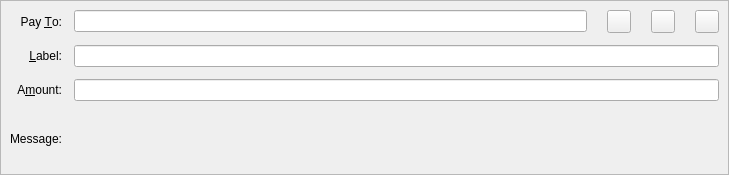
<?xml version="1.0" encoding="UTF-8"?>
<ui version="4.0">
 <class>SendCoinsEntry</class>
 <widget class="QStackedWidget" name="SendCoinsEntry">
  <property name="geometry">
   <rect>
    <x>0</x>
    <y>0</y>
    <width>729</width>
    <height>175</height>
   </rect>
  </property>
  <property name="focusPolicy">
   <enum>Qt::TabFocus</enum>
  </property>
  <property name="autoFillBackground">
   <bool>false</bool>
  </property>
  <property name="currentIndex">
   <number>0</number>
  </property>
  <widget class="QFrame" name="SendCoins">
   <property name="toolTip">
    <string>This is a normal payment.</string>
   </property>
   <property name="frameShape">
    <enum>QFrame::StyledPanel</enum>
   </property>
   <property name="frameShadow">
    <enum>QFrame::Sunken</enum>
   </property>
   <layout class="QGridLayout" name="gridLayout">
    <property name="spacing">
     <number>12</number>
    </property>
    <item row="2" column="1">
     <widget class="BitcoinAmountField" name="payAmount"/>
    </item>
    <item row="3" column="1">
     <widget class="QLabel" name="messageTextLabel">
      <property name="toolTip">
       <string>A message that was attached to the Tusc: URI which will be stored with the transaction for your reference. Note: This message will not be sent over the Tusc network.</string>
      </property>
      <property name="textFormat">
       <enum>Qt::PlainText</enum>
      </property>
     </widget>
    </item>
    <item row="0" column="0">
     <widget class="QLabel" name="payToLabel">
      <property name="text">
       <string>Pay &amp;To:</string>
      </property>
      <property name="alignment">
       <set>Qt::AlignRight|Qt::AlignTrailing|Qt::AlignVCenter</set>
      </property>
      <property name="buddy">
       <cstring>payTo</cstring>
      </property>
     </widget>
    </item>
    <item row="2" column="0">
     <widget class="QLabel" name="amountLabel">
      <property name="text">
       <string>A&amp;mount:</string>
      </property>
      <property name="alignment">
       <set>Qt::AlignRight|Qt::AlignTrailing|Qt::AlignVCenter</set>
      </property>
      <property name="buddy">
       <cstring>payAmount</cstring>
      </property>
     </widget>
    </item>
    <item row="1" column="0">
     <widget class="QLabel" name="labelLabel">
      <property name="text">
       <string>&amp;Label:</string>
      </property>
      <property name="alignment">
       <set>Qt::AlignRight|Qt::AlignTrailing|Qt::AlignVCenter</set>
      </property>
      <property name="buddy">
       <cstring>addAsLabel</cstring>
      </property>
     </widget>
    </item>
    <item row="1" column="1">
     <widget class="QLineEdit" name="addAsLabel">
      <property name="toolTip">
       <string>Enter a label for this address to add it to the list of used addresses</string>
      </property>
     </widget>
    </item>
    <item row="3" column="0">
     <widget class="QLabel" name="messageLabel">
      <property name="text">
       <string>Message:</string>
      </property>
      <property name="alignment">
       <set>Qt::AlignRight|Qt::AlignTrailing|Qt::AlignVCenter</set>
      </property>
     </widget>
    </item>
    <item row="0" column="1">
     <layout class="QHBoxLayout" name="payToLayout">
      <property name="spacing">
       <number>0</number>
      </property>
      <item>
       <widget class="QValidatedLineEdit" name="payTo">
        <property name="sizePolicy">
         <sizepolicy hsizetype="Preferred" vsizetype="Maximum">
          <horstretch>0</horstretch>
          <verstretch>0</verstretch>
         </sizepolicy>
        </property>
        <property name="toolTip">
         <string>The Tusc address to send the payment to</string>
        </property>
       </widget>
      </item>
      <item>
       <spacer name="horizontalSpacer">
        <property name="orientation">
         <enum>Qt::Horizontal</enum>
        </property>
        <property name="sizeType">
         <enum>QSizePolicy::Maximum</enum>
        </property>
        <property name="sizeHint" stdset="0">
         <size>
          <width>20</width>
          <height>20</height>
         </size>
        </property>
       </spacer>
      </item>
      <item>
       <widget class="QToolButton" name="addressBookButton">
        <property name="sizePolicy">
         <sizepolicy hsizetype="Maximum" vsizetype="Maximum">
          <horstretch>0</horstretch>
          <verstretch>0</verstretch>
         </sizepolicy>
        </property>
        <property name="toolTip">
         <string>Choose previously used address</string>
        </property>
        <property name="text">
         <string/>
        </property>
        <property name="icon">
         <iconset resource="../tusc.qrc">
          <normaloff>:/icons/address-book</normaloff>:/icons/address-book</iconset>
        </property>
        <property name="shortcut">
         <string>Alt+A</string>
        </property>
       </widget>
      </item>
      <item>
       <spacer name="horizontalSpacer_2">
        <property name="orientation">
         <enum>Qt::Horizontal</enum>
        </property>
        <property name="sizeType">
         <enum>QSizePolicy::Maximum</enum>
        </property>
        <property name="sizeHint" stdset="0">
         <size>
          <width>20</width>
          <height>20</height>
         </size>
        </property>
       </spacer>
      </item>
      <item>
       <widget class="QToolButton" name="pasteButton">
        <property name="sizePolicy">
         <sizepolicy hsizetype="Maximum" vsizetype="Maximum">
          <horstretch>0</horstretch>
          <verstretch>0</verstretch>
         </sizepolicy>
        </property>
        <property name="toolTip">
         <string>Paste address from clipboard</string>
        </property>
        <property name="text">
         <string/>
        </property>
        <property name="icon">
         <iconset resource="../tusc.qrc">
          <normaloff>:/icons/editpaste</normaloff>:/icons/editpaste</iconset>
        </property>
        <property name="shortcut">
         <string>Alt+P</string>
        </property>
       </widget>
      </item>
      <item>
       <spacer name="horizontalSpacer_3">
        <property name="orientation">
         <enum>Qt::Horizontal</enum>
        </property>
        <property name="sizeType">
         <enum>QSizePolicy::Maximum</enum>
        </property>
        <property name="sizeHint" stdset="0">
         <size>
          <width>20</width>
          <height>20</height>
         </size>
        </property>
       </spacer>
      </item>
      <item>
       <widget class="QToolButton" name="deleteButton">
        <property name="sizePolicy">
         <sizepolicy hsizetype="Maximum" vsizetype="Maximum">
          <horstretch>0</horstretch>
          <verstretch>0</verstretch>
         </sizepolicy>
        </property>
        <property name="toolTip">
         <string>Remove this entry</string>
        </property>
        <property name="text">
         <string/>
        </property>
        <property name="icon">
         <iconset resource="../tusc.qrc">
          <normaloff>:/icons/remove</normaloff>:/icons/remove</iconset>
        </property>
       </widget>
      </item>
     </layout>
    </item>
   </layout>
  </widget>
  <widget class="QFrame" name="SendCoins_InsecurePaymentRequest">
   <property name="palette">
    <palette>
     <active>
      <colorrole role="WindowText">
       <brush brushstyle="SolidPattern">
        <color alpha="255">
         <red>0</red>
         <green>0</green>
         <blue>0</blue>
        </color>
       </brush>
      </colorrole>
      <colorrole role="Button">
       <brush brushstyle="SolidPattern">
        <color alpha="255">
         <red>255</red>
         <green>255</green>
         <blue>127</blue>
        </color>
       </brush>
      </colorrole>
      <colorrole role="Light">
       <brush brushstyle="SolidPattern">
        <color alpha="255">
         <red>255</red>
         <green>255</green>
         <blue>255</blue>
        </color>
       </brush>
      </colorrole>
      <colorrole role="Midlight">
       <brush brushstyle="SolidPattern">
        <color alpha="255">
         <red>255</red>
         <green>255</green>
         <blue>191</blue>
        </color>
       </brush>
      </colorrole>
      <colorrole role="Dark">
       <brush brushstyle="SolidPattern">
        <color alpha="255">
         <red>127</red>
         <green>127</green>
         <blue>63</blue>
        </color>
       </brush>
      </colorrole>
      <colorrole role="Mid">
       <brush brushstyle="SolidPattern">
        <color alpha="255">
         <red>170</red>
         <green>170</green>
         <blue>84</blue>
        </color>
       </brush>
      </colorrole>
      <colorrole role="Text">
       <brush brushstyle="SolidPattern">
        <color alpha="255">
         <red>0</red>
         <green>0</green>
         <blue>0</blue>
        </color>
       </brush>
      </colorrole>
      <colorrole role="BrightText">
       <brush brushstyle="SolidPattern">
        <color alpha="255">
         <red>255</red>
         <green>255</green>
         <blue>255</blue>
        </color>
       </brush>
      </colorrole>
      <colorrole role="ButtonText">
       <brush brushstyle="SolidPattern">
        <color alpha="255">
         <red>0</red>
         <green>0</green>
         <blue>0</blue>
        </color>
       </brush>
      </colorrole>
      <colorrole role="Base">
       <brush brushstyle="SolidPattern">
        <color alpha="255">
         <red>255</red>
         <green>255</green>
         <blue>255</blue>
        </color>
       </brush>
      </colorrole>
      <colorrole role="Window">
       <brush brushstyle="SolidPattern">
        <color alpha="255">
         <red>255</red>
         <green>255</green>
         <blue>127</blue>
        </color>
       </brush>
      </colorrole>
      <colorrole role="Shadow">
       <brush brushstyle="SolidPattern">
        <color alpha="255">
         <red>0</red>
         <green>0</green>
         <blue>0</blue>
        </color>
       </brush>
      </colorrole>
      <colorrole role="AlternateBase">
       <brush brushstyle="SolidPattern">
        <color alpha="255">
         <red>255</red>
         <green>255</green>
         <blue>191</blue>
        </color>
       </brush>
      </colorrole>
      <colorrole role="ToolTipBase">
       <brush brushstyle="SolidPattern">
        <color alpha="255">
         <red>255</red>
         <green>255</green>
         <blue>220</blue>
        </color>
       </brush>
      </colorrole>
      <colorrole role="ToolTipText">
       <brush brushstyle="SolidPattern">
        <color alpha="255">
         <red>0</red>
         <green>0</green>
         <blue>0</blue>
        </color>
       </brush>
      </colorrole>
     </active>
     <inactive>
      <colorrole role="WindowText">
       <brush brushstyle="SolidPattern">
        <color alpha="255">
         <red>0</red>
         <green>0</green>
         <blue>0</blue>
        </color>
       </brush>
      </colorrole>
      <colorrole role="Button">
       <brush brushstyle="SolidPattern">
        <color alpha="255">
         <red>255</red>
         <green>255</green>
         <blue>127</blue>
        </color>
       </brush>
      </colorrole>
      <colorrole role="Light">
       <brush brushstyle="SolidPattern">
        <color alpha="255">
         <red>255</red>
         <green>255</green>
         <blue>255</blue>
        </color>
       </brush>
      </colorrole>
      <colorrole role="Midlight">
       <brush brushstyle="SolidPattern">
        <color alpha="255">
         <red>255</red>
         <green>255</green>
         <blue>191</blue>
        </color>
       </brush>
      </colorrole>
      <colorrole role="Dark">
       <brush brushstyle="SolidPattern">
        <color alpha="255">
         <red>127</red>
         <green>127</green>
         <blue>63</blue>
        </color>
       </brush>
      </colorrole>
      <colorrole role="Mid">
       <brush brushstyle="SolidPattern">
        <color alpha="255">
         <red>170</red>
         <green>170</green>
         <blue>84</blue>
        </color>
       </brush>
      </colorrole>
      <colorrole role="Text">
       <brush brushstyle="SolidPattern">
        <color alpha="255">
         <red>0</red>
         <green>0</green>
         <blue>0</blue>
        </color>
       </brush>
      </colorrole>
      <colorrole role="BrightText">
       <brush brushstyle="SolidPattern">
        <color alpha="255">
         <red>255</red>
         <green>255</green>
         <blue>255</blue>
        </color>
       </brush>
      </colorrole>
      <colorrole role="ButtonText">
       <brush brushstyle="SolidPattern">
        <color alpha="255">
         <red>0</red>
         <green>0</green>
         <blue>0</blue>
        </color>
       </brush>
      </colorrole>
      <colorrole role="Base">
       <brush brushstyle="SolidPattern">
        <color alpha="255">
         <red>255</red>
         <green>255</green>
         <blue>255</blue>
        </color>
       </brush>
      </colorrole>
      <colorrole role="Window">
       <brush brushstyle="SolidPattern">
        <color alpha="255">
         <red>255</red>
         <green>255</green>
         <blue>127</blue>
        </color>
       </brush>
      </colorrole>
      <colorrole role="Shadow">
       <brush brushstyle="SolidPattern">
        <color alpha="255">
         <red>0</red>
         <green>0</green>
         <blue>0</blue>
        </color>
       </brush>
      </colorrole>
      <colorrole role="AlternateBase">
       <brush brushstyle="SolidPattern">
        <color alpha="255">
         <red>255</red>
         <green>255</green>
         <blue>191</blue>
        </color>
       </brush>
      </colorrole>
      <colorrole role="ToolTipBase">
       <brush brushstyle="SolidPattern">
        <color alpha="255">
         <red>255</red>
         <green>255</green>
         <blue>220</blue>
        </color>
       </brush>
      </colorrole>
      <colorrole role="ToolTipText">
       <brush brushstyle="SolidPattern">
        <color alpha="255">
         <red>0</red>
         <green>0</green>
         <blue>0</blue>
        </color>
       </brush>
      </colorrole>
     </inactive>
     <disabled>
      <colorrole role="WindowText">
       <brush brushstyle="SolidPattern">
        <color alpha="255">
         <red>127</red>
         <green>127</green>
         <blue>63</blue>
        </color>
       </brush>
      </colorrole>
      <colorrole role="Button">
       <brush brushstyle="SolidPattern">
        <color alpha="255">
         <red>255</red>
         <green>255</green>
         <blue>127</blue>
        </color>
       </brush>
      </colorrole>
      <colorrole role="Light">
       <brush brushstyle="SolidPattern">
        <color alpha="255">
         <red>255</red>
         <green>255</green>
         <blue>255</blue>
        </color>
       </brush>
      </colorrole>
      <colorrole role="Midlight">
       <brush brushstyle="SolidPattern">
        <color alpha="255">
         <red>255</red>
         <green>255</green>
         <blue>191</blue>
        </color>
       </brush>
      </colorrole>
      <colorrole role="Dark">
       <brush brushstyle="SolidPattern">
        <color alpha="255">
         <red>127</red>
         <green>127</green>
         <blue>63</blue>
        </color>
       </brush>
      </colorrole>
      <colorrole role="Mid">
       <brush brushstyle="SolidPattern">
        <color alpha="255">
         <red>170</red>
         <green>170</green>
         <blue>84</blue>
        </color>
       </brush>
      </colorrole>
      <colorrole role="Text">
       <brush brushstyle="SolidPattern">
        <color alpha="255">
         <red>127</red>
         <green>127</green>
         <blue>63</blue>
        </color>
       </brush>
      </colorrole>
      <colorrole role="BrightText">
       <brush brushstyle="SolidPattern">
        <color alpha="255">
         <red>255</red>
         <green>255</green>
         <blue>255</blue>
        </color>
       </brush>
      </colorrole>
      <colorrole role="ButtonText">
       <brush brushstyle="SolidPattern">
        <color alpha="255">
         <red>127</red>
         <green>127</green>
         <blue>63</blue>
        </color>
       </brush>
      </colorrole>
      <colorrole role="Base">
       <brush brushstyle="SolidPattern">
        <color alpha="255">
         <red>255</red>
         <green>255</green>
         <blue>127</blue>
        </color>
       </brush>
      </colorrole>
      <colorrole role="Window">
       <brush brushstyle="SolidPattern">
        <color alpha="255">
         <red>255</red>
         <green>255</green>
         <blue>127</blue>
        </color>
       </brush>
      </colorrole>
      <colorrole role="Shadow">
       <brush brushstyle="SolidPattern">
        <color alpha="255">
         <red>0</red>
         <green>0</green>
         <blue>0</blue>
        </color>
       </brush>
      </colorrole>
      <colorrole role="AlternateBase">
       <brush brushstyle="SolidPattern">
        <color alpha="255">
         <red>255</red>
         <green>255</green>
         <blue>127</blue>
        </color>
       </brush>
      </colorrole>
      <colorrole role="ToolTipBase">
       <brush brushstyle="SolidPattern">
        <color alpha="255">
         <red>255</red>
         <green>255</green>
         <blue>220</blue>
        </color>
       </brush>
      </colorrole>
      <colorrole role="ToolTipText">
       <brush brushstyle="SolidPattern">
        <color alpha="255">
         <red>0</red>
         <green>0</green>
         <blue>0</blue>
        </color>
       </brush>
      </colorrole>
     </disabled>
    </palette>
   </property>
   <property name="toolTip">
    <string>This is an unverified payment request.</string>
   </property>
   <property name="autoFillBackground">
    <bool>true</bool>
   </property>
   <property name="frameShape">
    <enum>QFrame::StyledPanel</enum>
   </property>
   <property name="frameShadow">
    <enum>QFrame::Sunken</enum>
   </property>
   <layout class="QGridLayout" name="gridLayout_is">
    <property name="spacing">
     <number>12</number>
    </property>
    <item row="0" column="0">
     <widget class="QLabel" name="payToLabel_is">
      <property name="text">
       <string>Pay To:</string>
      </property>
      <property name="alignment">
       <set>Qt::AlignRight|Qt::AlignTrailing|Qt::AlignVCenter</set>
      </property>
     </widget>
    </item>
    <item row="0" column="1">
     <layout class="QHBoxLayout" name="payToLayout_is">
      <property name="spacing">
       <number>0</number>
      </property>
      <item>
       <widget class="QLabel" name="payTo_is"/>
      </item>
      <item>
       <widget class="QToolButton" name="deleteButton_is">
        <property name="toolTip">
         <string>Remove this entry</string>
        </property>
        <property name="text">
         <string/>
        </property>
        <property name="icon">
         <iconset resource="../tusc.qrc">
          <normaloff>:/icons/remove</normaloff>:/icons/remove</iconset>
        </property>
       </widget>
      </item>
     </layout>
    </item>
    <item row="1" column="0">
     <widget class="QLabel" name="memoLabel_is">
      <property name="text">
       <string>Memo:</string>
      </property>
      <property name="alignment">
       <set>Qt::AlignRight|Qt::AlignTrailing|Qt::AlignVCenter</set>
      </property>
     </widget>
    </item>
    <item row="1" column="1">
     <widget class="QLabel" name="memoTextLabel_is">
      <property name="textFormat">
       <enum>Qt::PlainText</enum>
      </property>
     </widget>
    </item>
    <item row="2" column="0">
     <widget class="QLabel" name="amountLabel_is">
      <property name="text">
       <string>A&amp;mount:</string>
      </property>
      <property name="alignment">
       <set>Qt::AlignRight|Qt::AlignTrailing|Qt::AlignVCenter</set>
      </property>
      <property name="buddy">
       <cstring>payAmount_is</cstring>
      </property>
     </widget>
    </item>
    <item row="2" column="1">
     <widget class="BitcoinAmountField" name="payAmount_is">
      <property name="acceptDrops">
       <bool>false</bool>
      </property>
     </widget>
    </item>
   </layout>
  </widget>
  <widget class="QFrame" name="SendCoins_SecurePaymentRequest">
   <property name="palette">
    <palette>
     <active>
      <colorrole role="WindowText">
       <brush brushstyle="SolidPattern">
        <color alpha="255">
         <red>0</red>
         <green>0</green>
         <blue>0</blue>
        </color>
       </brush>
      </colorrole>
      <colorrole role="Button">
       <brush brushstyle="SolidPattern">
        <color alpha="255">
         <red>140</red>
         <green>232</green>
         <blue>119</blue>
        </color>
       </brush>
      </colorrole>
      <colorrole role="Light">
       <brush brushstyle="SolidPattern">
        <color alpha="255">
         <red>230</red>
         <green>255</green>
         <blue>224</blue>
        </color>
       </brush>
      </colorrole>
      <colorrole role="Midlight">
       <brush brushstyle="SolidPattern">
        <color alpha="255">
         <red>185</red>
         <green>243</green>
         <blue>171</blue>
        </color>
       </brush>
      </colorrole>
      <colorrole role="Dark">
       <brush brushstyle="SolidPattern">
        <color alpha="255">
         <red>70</red>
         <green>116</green>
         <blue>59</blue>
        </color>
       </brush>
      </colorrole>
      <colorrole role="Mid">
       <brush brushstyle="SolidPattern">
        <color alpha="255">
         <red>93</red>
         <green>155</green>
         <blue>79</blue>
        </color>
       </brush>
      </colorrole>
      <colorrole role="Text">
       <brush brushstyle="SolidPattern">
        <color alpha="255">
         <red>0</red>
         <green>0</green>
         <blue>0</blue>
        </color>
       </brush>
      </colorrole>
      <colorrole role="BrightText">
       <brush brushstyle="SolidPattern">
        <color alpha="255">
         <red>155</red>
         <green>255</green>
         <blue>147</blue>
        </color>
       </brush>
      </colorrole>
      <colorrole role="ButtonText">
       <brush brushstyle="SolidPattern">
        <color alpha="255">
         <red>0</red>
         <green>0</green>
         <blue>0</blue>
        </color>
       </brush>
      </colorrole>
      <colorrole role="Base">
       <brush brushstyle="SolidPattern">
        <color alpha="255">
         <red>119</red>
         <green>255</green>
         <blue>233</blue>
        </color>
       </brush>
      </colorrole>
      <colorrole role="Window">
       <brush brushstyle="SolidPattern">
        <color alpha="255">
         <red>140</red>
         <green>232</green>
         <blue>119</blue>
        </color>
       </brush>
      </colorrole>
      <colorrole role="Shadow">
       <brush brushstyle="SolidPattern">
        <color alpha="255">
         <red>0</red>
         <green>0</green>
         <blue>0</blue>
        </color>
       </brush>
      </colorrole>
      <colorrole role="AlternateBase">
       <brush brushstyle="SolidPattern">
        <color alpha="255">
         <red>197</red>
         <green>243</green>
         <blue>187</blue>
        </color>
       </brush>
      </colorrole>
      <colorrole role="NoRole">
       <brush brushstyle="SolidPattern">
        <color alpha="255">
         <red>125</red>
         <green>194</green>
         <blue>122</blue>
        </color>
       </brush>
      </colorrole>
      <colorrole role="ToolTipBase">
       <brush brushstyle="SolidPattern">
        <color alpha="255">
         <red>255</red>
         <green>255</green>
         <blue>220</blue>
        </color>
       </brush>
      </colorrole>
      <colorrole role="ToolTipText">
       <brush brushstyle="SolidPattern">
        <color alpha="255">
         <red>0</red>
         <green>0</green>
         <blue>0</blue>
        </color>
       </brush>
      </colorrole>
     </active>
     <inactive>
      <colorrole role="WindowText">
       <brush brushstyle="SolidPattern">
        <color alpha="255">
         <red>0</red>
         <green>0</green>
         <blue>0</blue>
        </color>
       </brush>
      </colorrole>
      <colorrole role="Button">
       <brush brushstyle="SolidPattern">
        <color alpha="255">
         <red>140</red>
         <green>232</green>
         <blue>119</blue>
        </color>
       </brush>
      </colorrole>
      <colorrole role="Light">
       <brush brushstyle="SolidPattern">
        <color alpha="255">
         <red>230</red>
         <green>255</green>
         <blue>224</blue>
        </color>
       </brush>
      </colorrole>
      <colorrole role="Midlight">
       <brush brushstyle="SolidPattern">
        <color alpha="255">
         <red>185</red>
         <green>243</green>
         <blue>171</blue>
        </color>
       </brush>
      </colorrole>
      <colorrole role="Dark">
       <brush brushstyle="SolidPattern">
        <color alpha="255">
         <red>70</red>
         <green>116</green>
         <blue>59</blue>
        </color>
       </brush>
      </colorrole>
      <colorrole role="Mid">
       <brush brushstyle="SolidPattern">
        <color alpha="255">
         <red>93</red>
         <green>155</green>
         <blue>79</blue>
        </color>
       </brush>
      </colorrole>
      <colorrole role="Text">
       <brush brushstyle="SolidPattern">
        <color alpha="255">
         <red>0</red>
         <green>0</green>
         <blue>0</blue>
        </color>
       </brush>
      </colorrole>
      <colorrole role="BrightText">
       <brush brushstyle="SolidPattern">
        <color alpha="255">
         <red>155</red>
         <green>255</green>
         <blue>147</blue>
        </color>
       </brush>
      </colorrole>
      <colorrole role="ButtonText">
       <brush brushstyle="SolidPattern">
        <color alpha="255">
         <red>0</red>
         <green>0</green>
         <blue>0</blue>
        </color>
       </brush>
      </colorrole>
      <colorrole role="Base">
       <brush brushstyle="SolidPattern">
        <color alpha="255">
         <red>119</red>
         <green>255</green>
         <blue>233</blue>
        </color>
       </brush>
      </colorrole>
      <colorrole role="Window">
       <brush brushstyle="SolidPattern">
        <color alpha="255">
         <red>140</red>
         <green>232</green>
         <blue>119</blue>
        </color>
       </brush>
      </colorrole>
      <colorrole role="Shadow">
       <brush brushstyle="SolidPattern">
        <color alpha="255">
         <red>0</red>
         <green>0</green>
         <blue>0</blue>
        </color>
       </brush>
      </colorrole>
      <colorrole role="AlternateBase">
       <brush brushstyle="SolidPattern">
        <color alpha="255">
         <red>197</red>
         <green>243</green>
         <blue>187</blue>
        </color>
       </brush>
      </colorrole>
      <colorrole role="NoRole">
       <brush brushstyle="SolidPattern">
        <color alpha="255">
         <red>125</red>
         <green>194</green>
         <blue>122</blue>
        </color>
       </brush>
      </colorrole>
      <colorrole role="ToolTipBase">
       <brush brushstyle="SolidPattern">
        <color alpha="255">
         <red>255</red>
         <green>255</green>
         <blue>220</blue>
        </color>
       </brush>
      </colorrole>
      <colorrole role="ToolTipText">
       <brush brushstyle="SolidPattern">
        <color alpha="255">
         <red>0</red>
         <green>0</green>
         <blue>0</blue>
        </color>
       </brush>
      </colorrole>
     </inactive>
     <disabled>
      <colorrole role="WindowText">
       <brush brushstyle="SolidPattern">
        <color alpha="255">
         <red>70</red>
         <green>116</green>
         <blue>59</blue>
        </color>
       </brush>
      </colorrole>
      <colorrole role="Button">
       <brush brushstyle="SolidPattern">
        <color alpha="255">
         <red>140</red>
         <green>232</green>
         <blue>119</blue>
        </color>
       </brush>
      </colorrole>
      <colorrole role="Light">
       <brush brushstyle="SolidPattern">
        <color alpha="255">
         <red>230</red>
         <green>255</green>
         <blue>224</blue>
        </color>
       </brush>
      </colorrole>
      <colorrole role="Midlight">
       <brush brushstyle="SolidPattern">
        <color alpha="255">
         <red>185</red>
         <green>243</green>
         <blue>171</blue>
        </color>
       </brush>
      </colorrole>
      <colorrole role="Dark">
       <brush brushstyle="SolidPattern">
        <color alpha="255">
         <red>70</red>
         <green>116</green>
         <blue>59</blue>
        </color>
       </brush>
      </colorrole>
      <colorrole role="Mid">
       <brush brushstyle="SolidPattern">
        <color alpha="255">
         <red>93</red>
         <green>155</green>
         <blue>79</blue>
        </color>
       </brush>
      </colorrole>
      <colorrole role="Text">
       <brush brushstyle="SolidPattern">
        <color alpha="255">
         <red>70</red>
         <green>116</green>
         <blue>59</blue>
        </color>
       </brush>
      </colorrole>
      <colorrole role="BrightText">
       <brush brushstyle="SolidPattern">
        <color alpha="255">
         <red>155</red>
         <green>255</green>
         <blue>147</blue>
        </color>
       </brush>
      </colorrole>
      <colorrole role="ButtonText">
       <brush brushstyle="SolidPattern">
        <color alpha="255">
         <red>70</red>
         <green>116</green>
         <blue>59</blue>
        </color>
       </brush>
      </colorrole>
      <colorrole role="Base">
       <brush brushstyle="SolidPattern">
        <color alpha="255">
         <red>140</red>
         <green>232</green>
         <blue>119</blue>
        </color>
       </brush>
      </colorrole>
      <colorrole role="Window">
       <brush brushstyle="SolidPattern">
        <color alpha="255">
         <red>140</red>
         <green>232</green>
         <blue>119</blue>
        </color>
       </brush>
      </colorrole>
      <colorrole role="Shadow">
       <brush brushstyle="SolidPattern">
        <color alpha="255">
         <red>0</red>
         <green>0</green>
         <blue>0</blue>
        </color>
       </brush>
      </colorrole>
      <colorrole role="AlternateBase">
       <brush brushstyle="SolidPattern">
        <color alpha="255">
         <red>140</red>
         <green>232</green>
         <blue>119</blue>
        </color>
       </brush>
      </colorrole>
      <colorrole role="NoRole">
       <brush brushstyle="SolidPattern">
        <color alpha="255">
         <red>125</red>
         <green>194</green>
         <blue>122</blue>
        </color>
       </brush>
      </colorrole>
      <colorrole role="ToolTipBase">
       <brush brushstyle="SolidPattern">
        <color alpha="255">
         <red>255</red>
         <green>255</green>
         <blue>220</blue>
        </color>
       </brush>
      </colorrole>
      <colorrole role="ToolTipText">
       <brush brushstyle="SolidPattern">
        <color alpha="255">
         <red>0</red>
         <green>0</green>
         <blue>0</blue>
        </color>
       </brush>
      </colorrole>
     </disabled>
    </palette>
   </property>
   <property name="toolTip">
    <string>This is a verified payment request.</string>
   </property>
   <property name="autoFillBackground">
    <bool>true</bool>
   </property>
   <property name="frameShape">
    <enum>QFrame::StyledPanel</enum>
   </property>
   <property name="frameShadow">
    <enum>QFrame::Sunken</enum>
   </property>
   <layout class="QGridLayout" name="gridLayout_s">
    <property name="spacing">
     <number>12</number>
    </property>
    <item row="0" column="0">
     <widget class="QLabel" name="payToLabel_s">
      <property name="text">
       <string>Pay To:</string>
      </property>
      <property name="alignment">
       <set>Qt::AlignRight|Qt::AlignTrailing|Qt::AlignVCenter</set>
      </property>
     </widget>
    </item>
    <item row="0" column="1">
     <layout class="QHBoxLayout" name="payToLayout_s">
      <property name="spacing">
       <number>0</number>
      </property>
      <item>
       <widget class="QLabel" name="payTo_s">
        <property name="textFormat">
         <enum>Qt::PlainText</enum>
        </property>
       </widget>
      </item>
      <item>
       <widget class="QToolButton" name="deleteButton_s">
        <property name="toolTip">
         <string>Remove this entry</string>
        </property>
        <property name="text">
         <string/>
        </property>
        <property name="icon">
         <iconset resource="../tusc.qrc">
          <normaloff>:/icons/remove</normaloff>:/icons/remove</iconset>
        </property>
       </widget>
      </item>
     </layout>
    </item>
    <item row="1" column="0">
     <widget class="QLabel" name="memoLabel_s">
      <property name="text">
       <string>Memo:</string>
      </property>
      <property name="alignment">
       <set>Qt::AlignRight|Qt::AlignTrailing|Qt::AlignVCenter</set>
      </property>
     </widget>
    </item>
    <item row="1" column="1">
     <widget class="QLabel" name="memoTextLabel_s">
      <property name="textFormat">
       <enum>Qt::PlainText</enum>
      </property>
     </widget>
    </item>
    <item row="2" column="0">
     <widget class="QLabel" name="amountLabel_s">
      <property name="text">
       <string>A&amp;mount:</string>
      </property>
      <property name="alignment">
       <set>Qt::AlignRight|Qt::AlignTrailing|Qt::AlignVCenter</set>
      </property>
      <property name="buddy">
       <cstring>payAmount_s</cstring>
      </property>
     </widget>
    </item>
    <item row="2" column="1">
     <widget class="BitcoinAmountField" name="payAmount_s">
      <property name="acceptDrops">
       <bool>false</bool>
      </property>
     </widget>
    </item>
   </layout>
  </widget>
 </widget>
 <customwidgets>
  <customwidget>
   <class>QValidatedLineEdit</class>
   <extends>QLineEdit</extends>
   <header>qvalidatedlineedit.h</header>
  </customwidget>
  <customwidget>
   <class>BitcoinAmountField</class>
   <extends>QLineEdit</extends>
   <header>bitcoinamountfield.h</header>
   <container>1</container>
  </customwidget>
 </customwidgets>
 <tabstops>
  <tabstop>payTo</tabstop>
  <tabstop>addressBookButton</tabstop>
  <tabstop>pasteButton</tabstop>
  <tabstop>deleteButton</tabstop>
  <tabstop>addAsLabel</tabstop>
  <tabstop>payAmount</tabstop>
  <tabstop>payAmount_is</tabstop>
  <tabstop>deleteButton_is</tabstop>
  <tabstop>payAmount_s</tabstop>
  <tabstop>deleteButton_s</tabstop>
 </tabstops>
 <resources>
  <include location="../tusc.qrc"/>
 </resources>
 <connections/>
</ui>
